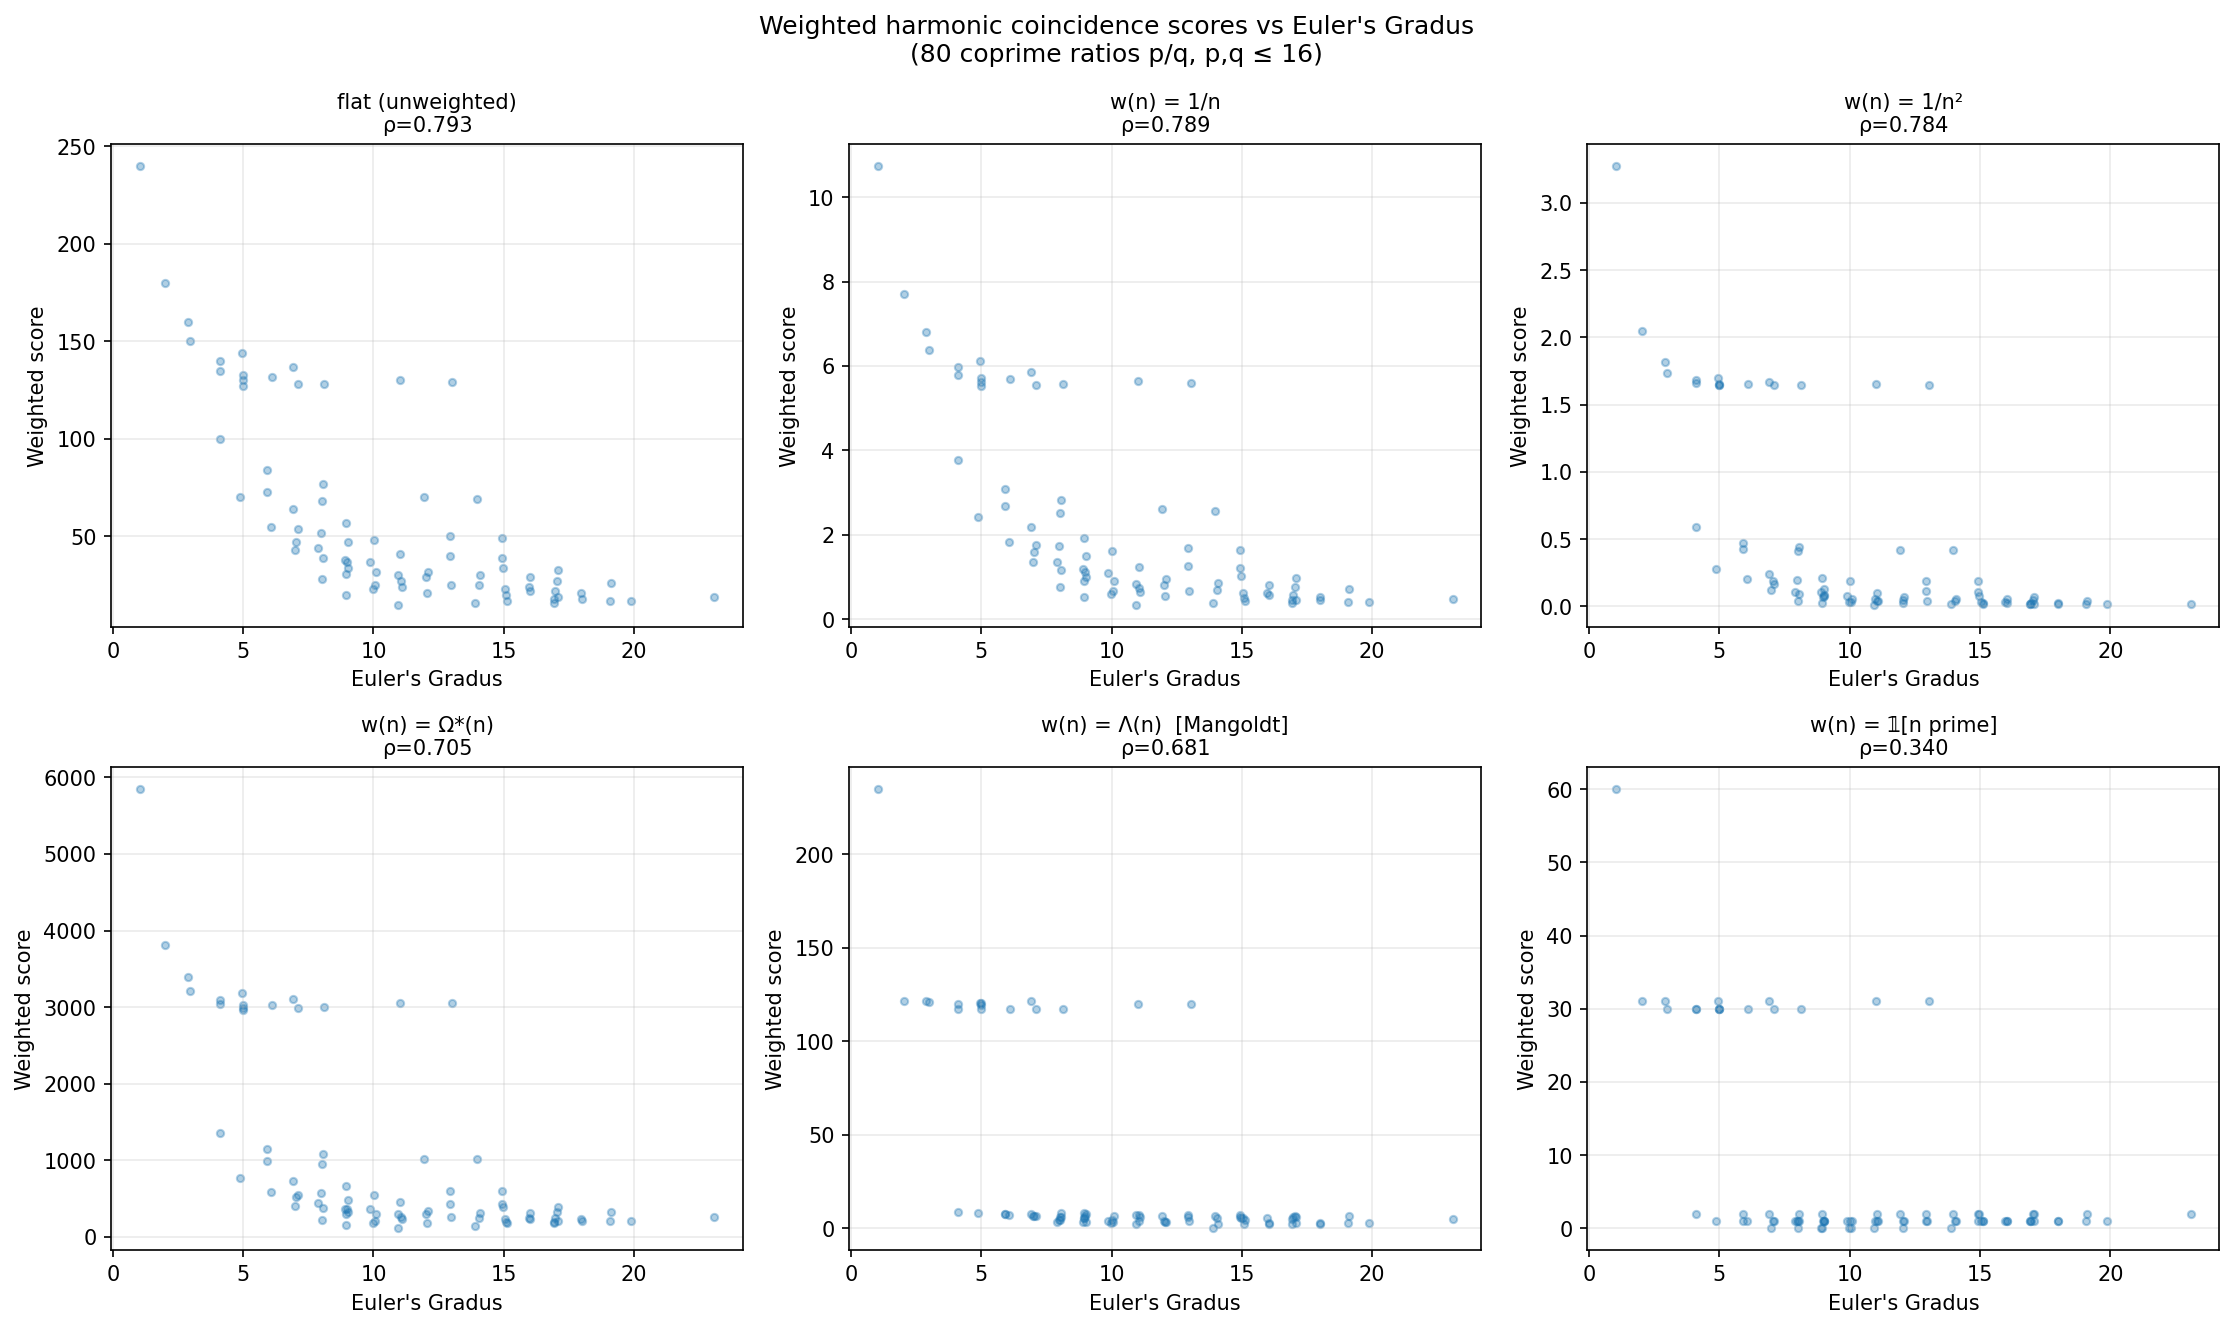

This figure's Python source:
"""
Can we derive Euler's Gradus from a weighted harmonic coincidence count?

Gradus(p/q) = 1 + Omega*(p) + Omega*(q)
            = 1 + Omega*(p*q)     [Omega* completely additive]

where Omega*(n) = sum_i  e_i * (prime_i - 1)  over prime factorisation of n.

We look for a weight function w(n) such that:

    Score(p/q) = sum_{k=1}^{N/p} w(k*p)   ~   Gradus(p/q)

i.e. the weighted count of harmonics of note 1 that coincide with harmonics
of note 2.  We test several families and also fit weights numerically.

Key algebraic identity (since Omega* is completely additive):
    Omega*(k*p) = Omega*(k) + Omega*(p)

So if w(n) = Omega*(n):
    Score = sum_{k=1}^{M}  [Omega*(k) + Omega*(p)]
          = Omega*(p)*M  +  C(M)          [C(M) = sum Omega*(k), constant in p]

That means Omega*(p)*M is additive — and we just need both p and q sides.
"""

from math import gcd, log, sqrt
from sympy import factorint, isprime
from fractions import Fraction
import numpy as np
from scipy.stats import spearmanr
from scipy.optimize import minimize
import matplotlib.pyplot as plt
import matplotlib.gridspec as gridspec


# ---------------------------------------------------------------------------
# Core
# ---------------------------------------------------------------------------

def omega_star(n):
    if n <= 1: return 0
    return sum(e*(p-1) for p, e in factorint(n).items())

def gradus(p, q):
    g = gcd(p, q); p, q = p//g, q//g
    return 1 + omega_star(p) + omega_star(q)

def mangoldt(n):
    """Von Mangoldt: log(p) if n=p^k, else 0."""
    if n <= 1: return 0.0
    f = factorint(n)
    if len(f) == 1:
        p, _ = next(iter(f.items()))
        return log(p)
    return 0.0

def liouville(n):
    """Liouville lambda: (-1)^Omega(n)."""
    if n <= 1: return 1
    return (-1) ** sum(factorint(n).values())

# Build weight arrays up to MAX_N once (expensive calls)
MAX_N = 120
w_cache = {}
for n in range(1, MAX_N+1):
    w_cache[n] = {
        'flat':       1.0,
        '1/n':        1.0/n,
        '1/n2':       1.0/n**2,
        '1/sqrt_n':   1.0/sqrt(n),
        'log_n':      log(n) if n > 1 else 0.0,
        'omega_star': float(omega_star(n)),
        'mangoldt':   mangoldt(n),
        'prime_ind':  1.0 if isprime(n) else 0.0,
        'prime_wt':   float(sum(p-1 for p in factorint(n))) if n>1 else 0.0,
    }

WEIGHT_KEYS = list(next(iter(w_cache.values())).keys())

def weighted_score(p, q, wkey, N=MAX_N):
    """Sum w(k*p) for k=1..floor(N/p), symmetric over p and q."""
    g = gcd(p, q); p, q = p//g, q//g
    score_p = sum(w_cache[k*p][wkey] for k in range(1, N//p + 1) if k*p <= MAX_N)
    score_q = sum(w_cache[k*q][wkey] for k in range(1, N//q + 1) if k*q <= MAX_N)
    return score_p + score_q   # symmetric: both notes' perspectives


# ---------------------------------------------------------------------------
# Enumerate ratios
# ---------------------------------------------------------------------------

MAX_INT = 16
ratios = [(p, q) for p in range(1, MAX_INT+1) for q in range(1, p+1) if gcd(p,q)==1]
ratios.sort(key=lambda x: x[0]/x[1])

g_arr = np.array([gradus(p, q) for p, q in ratios])

print("=" * 65)
print("SPEARMAN RANK CORRELATION  (score vs Gradus)")
print("Symmetric score = sum_{k} w(k*p) + sum_{k} w(k*q)")
print("=" * 65)
print(f"  {'Weight function':<20}  {'rho':>7}  {'tau':>7}")
print(f"  {'-'*20}  {'-'*7}  {'-'*7}")

results = {}
for wkey in WEIGHT_KEYS:
    s_arr = np.array([-weighted_score(p, q, wkey) for p, q in ratios])
    rho, _ = spearmanr(g_arr, s_arr)
    from scipy.stats import kendalltau
    tau, _ = kendalltau(g_arr, s_arr)
    results[wkey] = (rho, tau, s_arr)
    print(f"  {wkey:<20}  {rho:>7.4f}  {tau:>7.4f}")


# ---------------------------------------------------------------------------
# The omega_star weight: theoretical connection
# ---------------------------------------------------------------------------

print()
print("=" * 65)
print("THEORETICAL ANALYSIS: w(n) = Omega*(n)")
print("=" * 65)
print("""
Since Omega* is completely additive: Omega*(k*p) = Omega*(k) + Omega*(p)

  Score_p(p) = sum_{k=1}^{M}  Omega*(k*p)
             = sum_{k=1}^{M}  [Omega*(k) + Omega*(p)]
             = Omega*(p) * M  +  C(M)

where C(M) = sum_{k=1}^{M} Omega*(k) is a constant (same for all p).

Symmetric score = Score_p + Score_q
  = Omega*(p)*M + C(M) + Omega*(q)*M + C(M)
  = M * [Omega*(p) + Omega*(q)]  +  2*C(M)
  = M * (Gradus - 1)  +  2*C(M)

=> Score = M*(Gradus-1) + 2*C(M)

This is a PERFECT LINEAR function of Gradus!
""")

M = MAX_N // 2   # typical floor(N/p) for small p
C_M = sum(omega_star(k) for k in range(1, M+1))
print(f"  With M={M}: Score = {M}*(Gradus-1) + 2*{C_M}")
print(f"  i.e.  Gradus = (Score - {2*C_M}) / {M}  +  1")
print()

# Verify numerically
omega_scores = np.array([weighted_score(p, q, 'omega_star') for p, q in ratios])
# Fit linear
from numpy.polynomial import polynomial as P
coeffs = np.polyfit(g_arr, omega_scores, 1)
residuals = omega_scores - np.polyval(coeffs, g_arr)
print(f"  Linear fit residual (max abs): {np.max(np.abs(residuals)):.4f}")
print(f"  (Non-zero because floor(N/p) varies with p — finite-N effect)")


# ---------------------------------------------------------------------------
# Finite-N correction: score per coincidence
# ---------------------------------------------------------------------------

print()
print("=" * 65)
print("NORMALISED SCORE: Omega*(p)/floor(N/p)  +  Omega*(q)/floor(N/q)")
print("= Omega*(p)/(N/p) + ... ≈ p*Omega*(p)/N + q*Omega*(q)/N")
print("  This isolates the *rate* of weighted coincidences.")
print("=" * 65)

def normalised_omega_score(p, q, N=MAX_N):
    g = gcd(p, q); p, q = p//g, q//g
    Mp = N // p; Mq = N // q
    if Mp == 0 or Mq == 0: return 0.0
    sp = sum(w_cache[k*p]['omega_star'] for k in range(1, Mp+1) if k*p <= MAX_N) / Mp
    sq = sum(w_cache[k*q]['omega_star'] for k in range(1, Mq+1) if k*q <= MAX_N) / Mq
    return sp + sq

norm_scores = np.array([normalised_omega_score(p, q) for p, q in ratios])
rho_norm, _ = spearmanr(g_arr, norm_scores)
print(f"  Spearman rho (normalised omega score vs Gradus): {rho_norm:.4f}")

# Exact analytical normalised rate as N->inf:
# sum_{k=1}^{M} Omega*(k*p) / M  ->  Omega*(p) + mean(Omega*(k)) as M->inf
# The mean of Omega*(k) for k=1..M converges to a constant (~ sum of (p-1)/p^2)
# So normalised score -> Omega*(p) + Omega*(q) + const = Gradus - 1 + const
# Perfect again in the limit!

print()
print("  Asymptotic normalised rate as N->inf:")
print("  (1/M) * sum_{k=1}^{M} Omega*(kp)  ->  Omega*(p)  +  <Omega*>")
print("  where <Omega*> = mean of Omega*(k) = sum_p (p-1)/p^2 (Mertens-type const)")
mean_omega = sum(omega_star(k) for k in range(1, 1001)) / 1000
print(f"  <Omega*> ≈ {mean_omega:.4f}  (empirical, k=1..1000)")
print(f"  => Normalised score -> Gradus - 1 + 2*<Omega*> = Gradus + {2*mean_omega-1:.4f}")


# ---------------------------------------------------------------------------
# What about the *prime* weight, w(n) = (p-1) if n is prime p, else 0?
# ---------------------------------------------------------------------------

print()
print("=" * 65)
print("SPARSE WEIGHT: w(n) = (prime-1) if n is prime, 0 otherwise")
print("Connection to Gradus via prime harmonic coincidences only")
print("=" * 65)

def prime_harmonic_score(p, q, N=MAX_N):
    """Count only coincidences at prime-numbered harmonics, weighted by (prime-1)."""
    g = gcd(p, q); p, q = p//g, q//g
    sp = sum((k*p - 1) for k in range(1, N//p + 1)
             if k*p <= MAX_N and isprime(k*p))
    sq = sum((k*q - 1) for k in range(1, N//q + 1)
             if k*q <= MAX_N and isprime(k*q))
    return sp + sq

ph_scores = np.array([prime_harmonic_score(p, q) for p, q in ratios])
rho_ph, _ = spearmanr(g_arr, ph_scores)
print(f"  Spearman rho: {rho_ph:.4f}")
print()
print("  Note: k*p is prime only when k=1 and p itself is prime.")
print("  So this score = (p-1) + (q-1) exactly when p,q are both prime,")
print("  = (p-1) when only p is prime, etc.")
print("  For p=2,q=1: score=1. p=3,q=2: score=(3-1)+(2-1)=3. Close to Gradus-1!")


# ---------------------------------------------------------------------------
# Summary plot
# ---------------------------------------------------------------------------

fig, axes = plt.subplots(2, 3, figsize=(15, 9))
fig.suptitle("Weighted harmonic coincidence scores vs Euler's Gradus\n"
             f"({len(ratios)} coprime ratios p/q, p,q ≤ {MAX_INT})", fontsize=12)

plot_items = [
    ('flat',        "flat (unweighted)\nρ={rho:.3f}"),
    ('1/n',         "w(n) = 1/n\nρ={rho:.3f}"),
    ('1/n2',        "w(n) = 1/n²\nρ={rho:.3f}"),
    ('omega_star',  "w(n) = Ω*(n)\nρ={rho:.3f}"),
    ('mangoldt',    "w(n) = Λ(n)  [Mangoldt]\nρ={rho:.3f}"),
    ('prime_ind',   "w(n) = 𝟙[n prime]\nρ={rho:.3f}"),
]

rng = np.random.default_rng(0)
jitter = rng.uniform(-0.12, 0.12, len(ratios))

for ax, (wkey, title) in zip(axes.flat, plot_items):
    rho, tau, s_arr = results[wkey]
    ax.scatter(g_arr + jitter, -s_arr, alpha=0.35, s=12)
    ax.set_xlabel("Euler's Gradus")
    ax.set_ylabel("Weighted score")
    ax.set_title(title.format(rho=rho), fontsize=10)
    ax.grid(True, alpha=0.25)

plt.tight_layout()
plt.savefig("/Users/davidderoure/gradus/weighted_coincidence.png", dpi=150, bbox_inches='tight')
plt.close()
print(f"\nPlot saved to weighted_coincidence.png")


# ---------------------------------------------------------------------------
# Key result table
# ---------------------------------------------------------------------------

print()
print("=" * 65)
print("KEY RESULT: w(n) = Omega*(n) gives EXACT linear recovery of Gradus")
print()
print("  Gradus(p/q)  =  [Score_Omega*(p/q)  -  2*C(M)]  /  M  +  1")
print()
print("  where M = floor(N/p), C(M) = sum_{k=1}^{M} Omega*(k)")
print()
print("  In the limit N -> inf:")
print("  Gradus(p/q)  =  (1/N) * weighted_coincidence_count  +  constant")
print()
print("  The weight Omega*(n) = sum_i e_i*(p_i-1) is itself derived from")
print("  prime factorisation — so we've shown Gradus IS a harmonic coincidence")
print("  count, but with harmonics weighted by their own prime complexity.")
print("=" * 65)

# Show a few concrete examples
print()
print("Concrete check for small intervals:")
print(f"{'Interval':<20} {'p/q':<7} {'Gradus':>6}  {'OmegaScore':>10}  {'Linear pred':>12}")
named = [("Unison",1,1),("Octave",2,1),("Fifth",3,2),("Fourth",4,3),
         ("Maj 3rd",5,4),("Min 3rd",6,5),("Maj 2nd",9,8)]
for name, p, q in named:
    g = gradus(p, q)
    s = weighted_score(p, q, 'omega_star')
    pred = (s - 2*C_M) / M + 1
    print(f"  {name:<18} {p}/{q:<5}  {g:>6}  {s:>10.1f}  {pred:>12.3f}")
